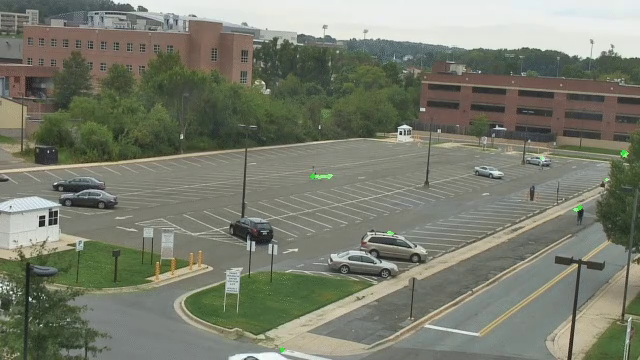
#> input picture frame 20 of Lab1/Part2/Optical Flow Sample.mp4, 640 x 360 px, given in place of video.mp4, which was not available
$ python part2_5.py
#> lines starting #> are read from the running program, lines starting #| are printed output that depends on the picture; pictures that were not available may be replaced by others from this repository, and a replacement may not be noted
### Lab1/Part2/mask.py
import numpy as np

def create_mask(resized_frame):

    #ouranos/dentra
    resized_frame [0:125,:,:] = [255,255,255]
    resized_frame [125:135, 75:413,:]= [255,255,255]
    resized_frame [135:140,75:300,:]=[255,255,255]
    resized_frame [125:145,35:100,:] = [255,255,255]
    resized_frame [125:145,0:35:] = [255,255,255]

    #aristera dentro
    resized_frame [315:360,0:75,:] = [255,255,255]
    resized_frame [250:315,0:65,:] = [255,255,255]
    resized_frame [239:250,0:55,:] = [255,255,255]
    resized_frame [250:330,0:75,:]= [255,255,255]
    resized_frame [290:330,0:93,:]= [255,255,255]
    resized_frame [330:,0:100,:] = [255,255,255]

    #deksia dentro
    resized_frame [135:250,628:,:] = [255,255,255]
    resized_frame [157:240,610:,:] = [255,255,255]
    resized_frame [180:220,600:,:] = [255,255,255]
    resized_frame [200:220,597:,:] = [255,255,255]
    resized_frame [220:233,603:,:] = [255,255,255]
    resized_frame [233:240,605:,:] = [255,255,255]
    resized_frame [240:244,607:,:] = [255,255,255]
    resized_frame [244:252,622:,:] = [255,255,255]

    #fws sto dromo
    resized_frame [257:261,555:581,:] = [255,255,255]
    resized_frame [257:264,555:581,:] = [255,255,255]
    resized_frame [261:268,585:605,:] = [255,255,255]
    resized_frame [266,576,:]= [255,255,255]
    resized_frame [201,532,:] = [255,255,255]

    #stop
    resized_frame[276:290,408:418]= [255,255,255]
    resized_frame[290:319,411:412]= [255,255,255]

    #fws sto parking
    resized_frame [201,532,:]=[255,255,255]
    resized_frame[261:267,570:585]= [255,255,255]

    #fws1
    resized_frame[145:180,244:247,:]=[255,255,255]
    resized_frame[180:217,243:246,:]=[255,255,255]

    #pinakida
    resized_frame[269:294,225:242,:]=[255,255,255]

    #prostateftika
    resized_frame[252:268,198:201]=[255,255,255]
    resized_frame[252:270,190:193]=[255,255,255]
    resized_frame[258:275,172:175]=[255,255,255]
    resized_frame[260:281,156:161]=[255,255,255]

    #kioski
    resized_frame[204:230,0:58,:]=[255,255,255]

    #fanari
    resized_frame[186:202,530:535,:]=[255,255,255]

    #####################################################################################################

    #ouranos/dentra
    mask = np.ones((resized_frame.shape[0],resized_frame.shape[1]),dtype=np.uint8)
    mask [0:125,:]= 0
    mask [125:135, 75:413]=0
    mask [135:140,75:300]=0
    mask [125:145,35:100]=0
    mask [125:145,0:35] = 0

    #aristera dentro
    mask [315:360,0:75] = 0
    mask [250:315,0:65] = 0
    mask [330:,0:100] = 0
    mask [239:250,0:55] = 0
    mask [250:330,0:75]= 0
    mask [290:330,0:93]= 0

    #deksia dentro
    mask [135:250,628:] = 0
    mask [157:240,610:] = 0
    mask [180:220,600:] = 0
    mask [200:220,597:] = 0
    mask [220:233,603:] = 0
    mask [233:240,605:] = 0
    mask [240:244,607:] = 0
    mask [244:252,622:] = 0

    #fws sto dromo
    mask [257:261,555:581] = 0
    mask [257:264,555:581] = 0
    mask [261:268,585:605] = 0
    mask [266,576]= 0
    mask [201,532] = 0

    #stop
    mask[276:290,408:418]= 0
    mask[290:319,411:413]= 0

    #fws sto parking
    mask [201,532]=0
    mask[261:267,570:585]= 0

    #fws1
    mask[145:180,244:247]=0
    mask[180:217,243:246]=0

    #pinakida
    mask[269:294,225:242]=0

    #prostateftika
    mask[252:268,198:201]=0
    mask[252:270,190:193]=0
    mask[258:275,172:175]=0
    mask[260:281,156:161]=0

    #kioski
    mask[204:230,0:58]=0

    #fanari
    mask[186:202,530:535]=0

    return mask, resized_frame

### Lab1/Part2/part2_5.py
import cv2 as cv
import numpy as np
import matplotlib.pyplot as plt
from scipy.spatial import distance
from skimage.util import random_noise
from skimage import filters
from skimage.morphology import disk
from mask import create_mask


def OpticalFlow(video_path,feature_params,lk_params,feature_update_frames,points_distance,line_length,color):

    # Open video
#> called with video_path = 'video.mp4', feature_update_frames = 25, points_distance = 0.1, line_length = 50, color = (0, 255, 0)
    cap = cv.VideoCapture(video_path)

    #Read first frame
    ret, first_frame = cap.read()
#> first_frame is the input picture: shape (360, 640, 3); mean B, G, R 110.4, 125.1, 121.6

    #Resize first frame to half size
    first_frame_rs = cv.resize(first_frame,(int(first_frame.shape[1]/2),int(first_frame.shape[0]/2)))
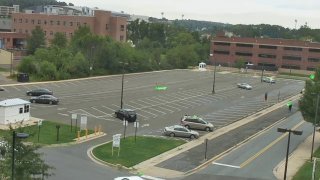
#> first_frame_rs: shape (180, 320, 3); mean B, G, R 110.6, 125.3, 121.7

    # Converts this first frame to grayscale because we only need the luminance channel for detecting edges - less computationally expensive
    prev_gray = cv.cvtColor(first_frame_rs, cv.COLOR_BGR2GRAY)
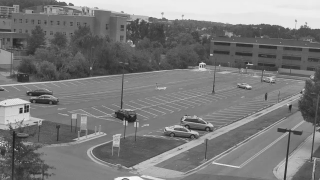
#> prev_gray: shape (180, 320); min 30, max 251, mean 122.5

    # Create mask for features extraction and its visualisation on the first frame
    mask2D,mask3D = create_mask(first_frame_rs.copy())
#> in create_mask, `resized_frame [0:125,:,:] = [255,255,255]`:
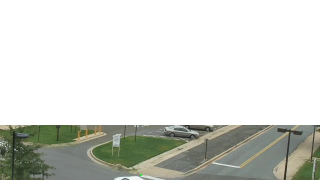
#> resized_frame: shape (180, 320, 3); mean of channels 0, 1, 2 209.4, 215.2, 213.2; drawn as B, G, R
#> in create_mask, `resized_frame [125:145,0:35:] = [255,255,255]`:
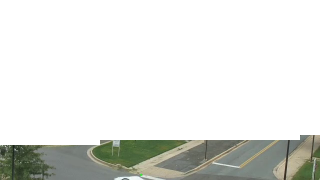
#> resized_frame: shape (180, 320, 3); mean of channels 0, 1, 2 223.5, 227.4, 225.9; drawn as B, G, R

    # Finds the strongest corners in the first frame by Harris/Shi-Tomasi method - we will track the optical flow for these corners
    prev = cv.goodFeaturesToTrack(prev_gray, mask = mask2D, **feature_params)

    # frame counter
    frames = 0

    #queue for masks
    mask_queue = []

    while(cap.isOpened()):

        # Increase frame counter
        frames = frames + 1

        # Read next frame
        ret, frame = cap.read()

        # Resize frame to half size
        frame_rs = cv.resize(frame,(int(frame.shape[1]/2),int(frame.shape[0]/2)))

        # Convert frame to grayscale
        gray = cv.cvtColor(frame_rs, cv.COLOR_BGR2GRAY)

        # Calculate sparse optical flow by Lucas-Kanade method
        next, status, error = cv.calcOpticalFlowPyrLK(prev_gray, gray, prev, None, **lk_params)

        # Select good feature points for previous position
        good_old = prev[status == 1]

        # Select good feature points for next position
        good_new = next[status == 1]

        # Creates an image filled with zero intensities with the same dimensions as the frame - for later drawing purposes
        mask = np.zeros_like(first_frame_rs)

        # Creates a temporary image filled with zero intensities with the same dimensions as the frame - we will draw current optical flow on it
        mask_temp = np.zeros_like(first_frame_rs)

        # Apply logical "or" operation between all the masks in mask_queue
        for masks in mask_queue: mask = cv.bitwise_or(mask,masks)

        # Check the size of the mask_queue
        if len(mask_queue) > line_length: mask_queue.pop(0)


        # Draws the optical flow tracks
        for i, (new, old) in enumerate(zip(good_new, good_old)):

            # a, b = coordinates of new point
            a, b = new.ravel()

            # c, d = coordinates of old point
            c, d = old.ravel()

             # Draws line between new and old position with green color and 2 thickness
            if  distance.euclidean(new,old) > points_distance :

                # Draws line between new and old position with green color and 2 thickness
                mask = cv.line(mask, (a, b), (c, d), color, 2)

                # Draw the same line on the temporary mask
                mask_temp = cv.line(mask_temp, (a, b), (c, d), color, 2)

                # Draws filled circle (thickness of -1) at new position with green color and radius of 3
                frame_rs = cv.circle(frame_rs, (a, b), 2, color, -1)

        # Append the temporary mask in the mask_queue
        mask_queue.append(mask_temp)

        # Overlays the optical flow tracks on the original frame
        output = cv.add(frame_rs, mask)

        # Updates previous frame
        prev_gray = gray.copy()

        # Updates feature points
        if frames==feature_update_frames:
            prev =  cv.goodFeaturesToTrack(gray, mask = mask2D, **feature_params)
            frames=0
        else:
            prev = good_new.reshape(-1, 1, 2)

        # Opens a new window and displays the output frame
        cv.imshow("sparse optical flow", output)

        # Frames are read by intervals of 10 milliseconds. The programs breaks out of the while loop when the user presses the 'q' key
        if cv.waitKey(1) & 0xFF == ord('q'):
            break

    # The following frees up resources and closes all windows
    cap.release()
    cv.destroyAllWindows()


if __name__ == "__main__":

    # Video path
    video_path = "video.mp4"

    # Parameters for Harris/Shi-Tomasi corner detection
    feature_params = dict(maxCorners = 150, qualityLevel = 0.12, minDistance = 20, blockSize = 7, useHarrisDetector = False)

    # Parameters for Lucas-Kanade optical flow
    lk_params = dict(winSize = (15,15), maxLevel = 4, criteria = (cv.TERM_CRITERIA_EPS | cv.TERM_CRITERIA_COUNT, 10, 0.03))

    # Defines how often we update the features in the video
    feature_update_frames = 25

    # Distance between points in two successive images
    points_distance = 0.1

    # Color for the optical flow in BGR plane
    color = (0, 255, 0)

    # Defines how long we wish the optical flow lines to be
    line_length = 50

    # Call the function that
#> (the run stopped early here; a loop or call above may not have finished)

$ run again, starting later in the video
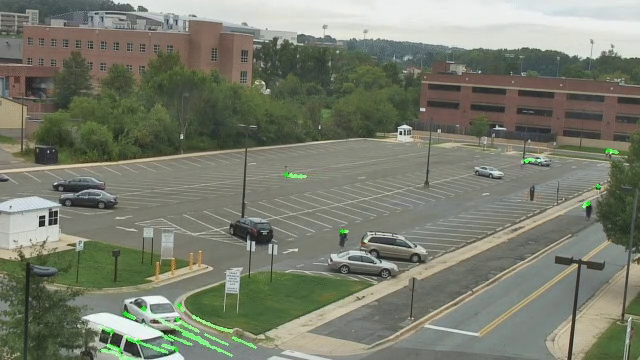
#> input picture frame 90 of Lab1/Part2/Optical Flow Sample.mp4, 640 x 360 px, given in place of video.mp4, which was not available
#> in OpticalFlow, first_frame is the input picture: shape (360, 640, 3); mean B, G, R 110.5, 125.8, 121.7
#> in OpticalFlow, `prev_gray = cv.cvtColor(first_frame_rs, cv.COLOR_BGR2GRAY)`:
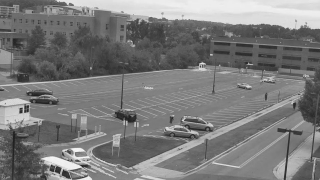
#> prev_gray: shape (180, 320); min 31, max 247, mean 122.9
#> in create_mask, `resized_frame [125:145,0:35:] = [255,255,255]`:
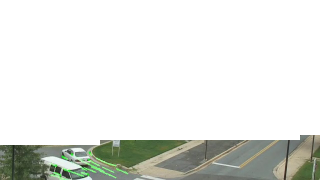
#> resized_frame: shape (180, 320, 3); mean of channels 0, 1, 2 224, 228.6, 226.4; drawn as B, G, R

$ run again, starting later in the video
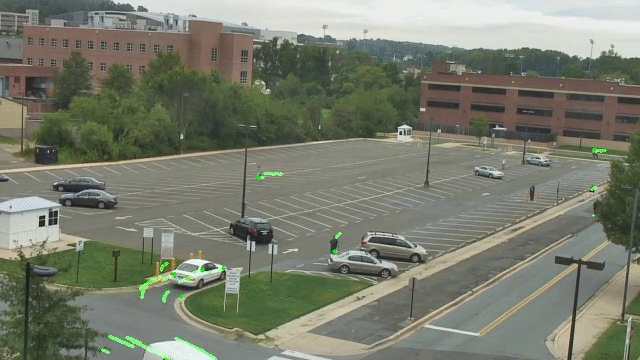
#> input picture frame 160 of Lab1/Part2/Optical Flow Sample.mp4, 640 x 360 px, given in place of video.mp4, which was not available
#> in OpticalFlow, first_frame is the input picture: shape (360, 640, 3); mean B, G, R 109.5, 124.6, 120.6
#> in OpticalFlow, `prev_gray = cv.cvtColor(first_frame_rs, cv.COLOR_BGR2GRAY)`:
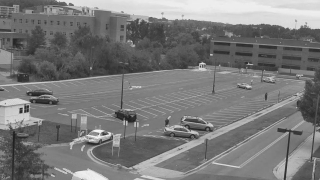
#> prev_gray: shape (180, 320); min 31, max 245, mean 121.8
#> in create_mask, `resized_frame [125:145,0:35:] = [255,255,255]`:
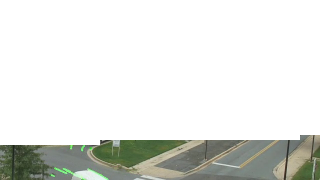
#> resized_frame: shape (180, 320, 3); mean of channels 0, 1, 2 223.6, 227.7, 225.9; drawn as B, G, R
